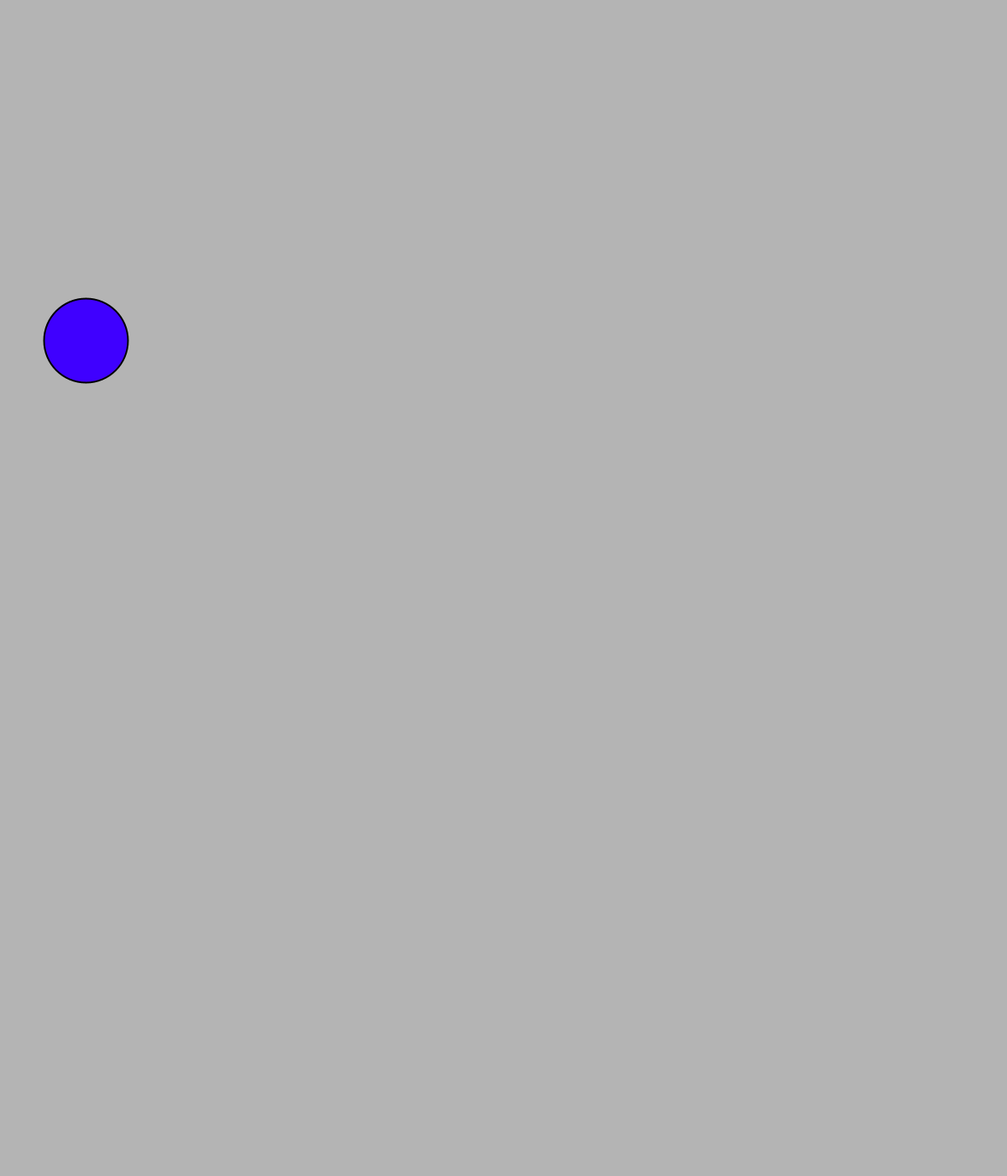
Frame 1 (no input)
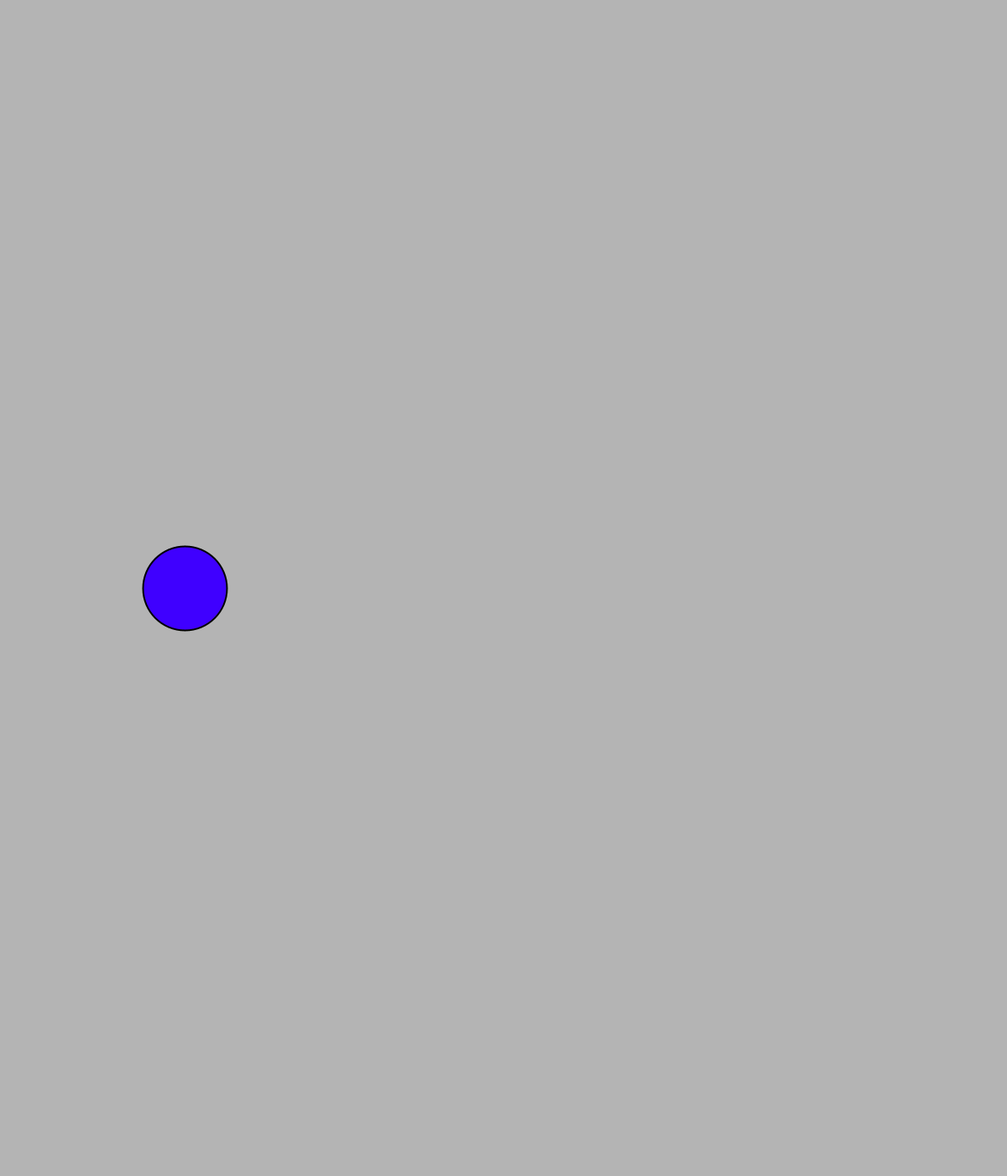
Frame 60 (the mouse pressed at the canvas centre just before this capture)
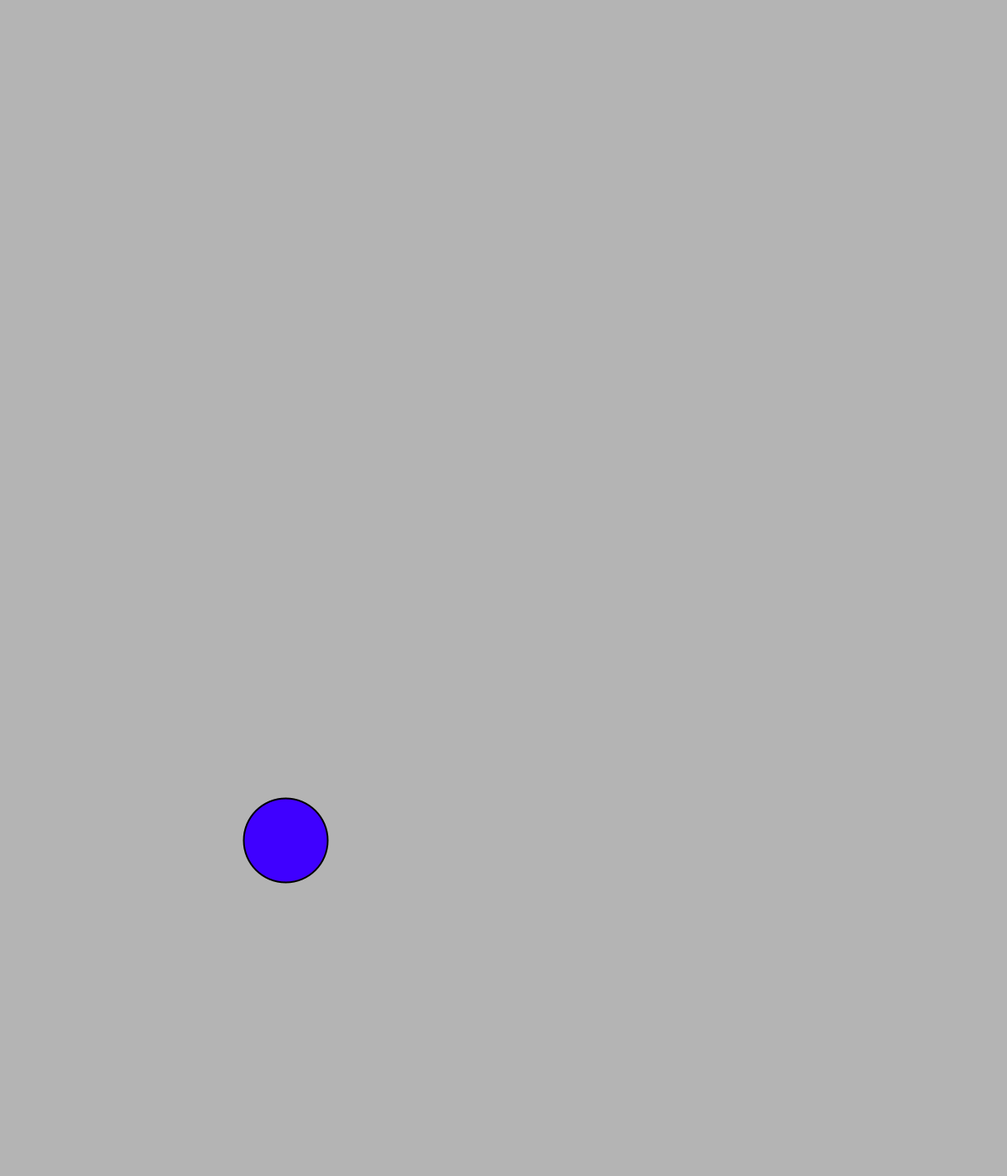
Frame 120 (the mouse held since frame 60 and released just before this capture)

The Processing sketch that drew these frames (run headless with seeded random() and noise(); from frame 60 on, the mouse is pressed at the canvas centre):

// Processing sketch: bouncing_ball
// ── bouncing_ball.pde
//Initialize variables
float position;
float velocity;
Ball ball_1;

//This function runs when the program first starts
void setup() {  
  size(1200, 1400);
  colorMode(HSB,360,100,100,100);
  background(360,360,360);
  
  //create ball object from ball class
  ball_1 = new Ball(100, 400, 2, 5);
}
//End of setup()

//This function runs continuously until the program ends
void draw() {
  background(255);
    
  //call ball functions move and show
  ball_1.move();
  ball_1.show();
}
//End of draw()

// ── Ball.pde
class Ball {
  float [] position = new float [2];
  float [] velocity = new float [2];
  
  float r;
  float hue;
  float sat;
  float bri;
    
  //creates a ball object from position and velocity values
  Ball(float x, float y, float v, float z) {
    position[0] = x;
    position[1] = y;
    velocity[0] = v;
    velocity[1] = z;
    
    //radius of ball
    this.r = 100;
    
    //color values of ball
    this.hue = 255;
    this.sat = 100;
    this.bri = 255;
  }
  
  //moves the ball according to its velocity
  public void move(){    
    position[0] += velocity[0];
    position[1] += velocity[1];
    
    //If ball hits bottom edge, x velocity is reversed
    if ((position[0] > width) || (position[0] < 0)) {
      velocity[0] = velocity[0] * -1;
    }
    //If ball hits top edge, y velocity is reversed
    if ((position[1] > height) || (position[1] < 0)) {
      velocity[1] = velocity[1] * -1;
    }
  
  }

  //displays the ball on the screen
  public void show(){
    stroke(0);
    strokeWeight(2);
    fill(hue,sat,bri);
    ellipse(position[0], position[1], this.r, this.r);
  }
  
}
